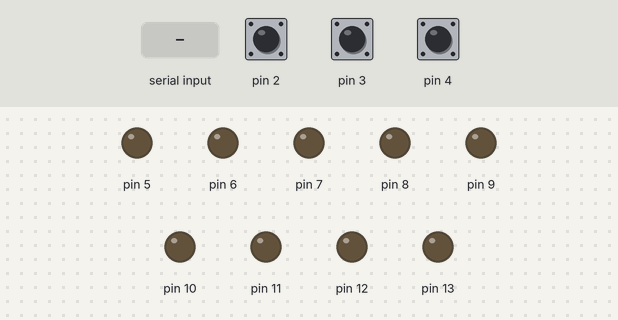
Simulated run of this sketch. Board: Arduino Uno, built with avr-gcc and run on an emulated ATmega328P. Parts: output pins drawn as LEDs (lit = HIGH). The test bench sets the inputs (shaded band); at power-on: pin 2 HIGH, pin 3 HIGH, pin 4 HIGH. What the sketch prints to the serial monitor is not drawn.

Above: at 1.2 s.
1.3 s: "0\n" received over Serial
At 2.7 s:
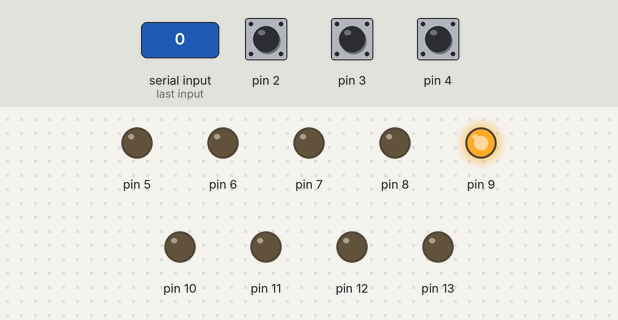
Timing chart, 0 to 4.3 s (numbered marks = the images above; inputs shaded):
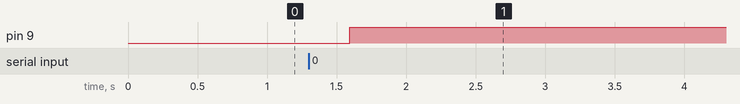

The sketch:

SerialReadWriteAM3.ino
```cpp
/*
serialReadWriteAM3 -- AM revision of PY's for Ardu <-> SmartDesktop comm;
    digi & anal inputs & reading ser bool input to control leds; uses readBytes()
    to put full input string into char[], then for loop to read it, turn lites on/off
    my v. 2 added code for strcat of float var;
    v. 3 tests various ways to re-init/clear the 'out' array each loop

    Uses: char/string array, boolean input/output, Serial.readBytes
    dtostrf (vFlt,4,3,vStr) convert float to string,
    sprintf(tempstr,"%s;",vStr);   // put numbers / string into ch array buffer
    strcat(out,tempstr)          // add buffer string to array
*/
    // global vars used in setup and loop
byte numBoolInput=3;   // how many digital switches
byte numAnalInput=2;   // how many analog inputs
byte numLites=5;       // how many LEDs controlled by serial input

char out[16],in[16],tempstr[16];  // containers for in/out strings, no values assigned (all null?)
    // is it a problem that later I add strings of one char to these arrays?
    // no, they seem to be stored as indiv char in array anyway

void setup()
{
  Serial.begin(9600);
  Serial.setTimeout(500);   // 500 mS timeout for Serial readBytes to complete read
        // configure digital pins 2-13 (0,1 are unusable); analog pins (14-19) default to INPUT
        // so could go up to i<20 in next for loop; but still need INPUT_PULLUP for dig pins;
  for (byte i=2;i<14;i++)   //  = range of digital I/O pins for Uno
    {               // so if 2 input switches, they will connect to 2,3 (and ground)
      if (i<=numBoolInput+1)   // if you have 2 switches, numBoolInput=2, so you want to
                     // configure 2 and 3 to be input
         pinMode(i, INPUT_PULLUP);       // config input pins and enable internal pullup

      else pinMode(i, OUTPUT);   // outputs for LEDs
    }   // end for

    // digitalWrite(16, HIGH);  // if using A2 as digital input or could use INPUT_PULLUP

}   // end setup

void loop()
{   while (!Serial.available());  //  stops here, then typing any char should run loop once
    delay(10);  // may help with flakiness of Serial
    // Serial.read(); // clears buffer of one char, so next loop stops at while; if you don't care about value
    // out[2]=0;     // zeros (null) 2 (3rd) element, leaves other elements intact from prev. loop
    // char out[14];  // just re-declar leaves what's there in memory
    // char out[16] = {'0'};   // re-declar puts ch 0 in [0], null others, sizeof() = 16 bytes
    char out[16] = {0};   // re-declar puts #0 (null) in all slots, sizeof() = 16 bytes
                          // whether the slots are filled or null, strlen = how many char slots
    // int out[5] = {2};   // new declar puts 2 in [0], null 0 in others; each int slot = 2 byte
                          // so sizeof() is 10, whether the slots are filled, 0, or null
   // ----------------------------------------------
    // first section reads dig/anal pins and makes a string for output somewhere
   strcat(out,"B");   // appends B to out (should be empty, all 0s (null)); works if array is char type
        // so a string is added as indiv chars: "Bx" adds B to 0, x to 1 slot; strcat can't use (out,'B')
  Serial.println("--just added B to out: ");

  for (byte i = 0; i < sizeof(out); i++) // prints what's in out[] after adding B above (debug array clear)
    {
    Serial.print(i);  // ,DEC makes it a number, but not needed here
    Serial.print(" indx = ");
       // in this line, print (+/- the ,DEC formatter) prints an int as #, char as itself;
       //.write always prints char equiv in ser mon, B if 66, blank if 0
       // with ,DEC format below, char[] elements print as their ASCII #, 0 for null, etc
    Serial.print(out[i],DEC),Serial.print('\n');   // newline
    }

  for(byte i=4; i>=2; i--)  // to read dig->bin switch correct order, D4->D2, hi -> low bit
     // normally -- for (int i=3;i<=numBoolInput+2;i++)  // starting with pin D3 going up
  {                     // read state and add 0 or 1 to out (held only B at first)
    if (digitalRead(i)==HIGH)  // pullup keeps high, so switch is open
        strcat(out,"0");   // appends string of one char, '0' doesn't work
      // out[i]= 0;  // or '0' ?
    else                // switch is closed so
       strcat(out,"1"); // put a one in array; does fx keep a \0 at end of array?
       // may have \0 from intializ and not filling completely ?
      //  out[i]=1;
  }  // end for

  Serial.println("now adding dig reads 4,3,2");  // reprint after adding 3 chars above
  for (byte i = 0; i < sizeof(out); i++)
    {
    Serial.print(i);  // index of the element
    Serial.print(" = ");  // prints the char unless you use ,DEC, then the ASCII value
    Serial.print(out[i]),Serial.print('\n');  // .write to ser mon shows char equiv of the
                                          // byte / char it gets
    }

  strcat(out,";A");  // append ;A to out
  for (int i=2;i<numAnalInput+2;i++)   // start with A2
  {         // put int values of Anal pins into tempstr (a global char array)
    sprintf(tempstr,"%d;",analogRead(i));   // so ints are now char's in tempstr array?
    strcat(out,tempstr);      // -- then appends it to out; out now holds bunch of chars, ending in '\0' ?
  }
//       // above is fine for int value, not for float; but this works: see v. AM2 for use
//  float vFlt = 4.77 *((float)analogRead(0)/1023);  // need the cast from an int var
//  char vStr[] = "0";    // make the buffer array; but put a string in it ???, how does it enlarge?
//            // dtostrf(sourceFLOAT,WIDTH,PRECISION,targetBUFFER);
//  dtostrf (vFlt,4,3,vStr);  // float now held as string array right size ?
//  sprintf(tempstr,"%s;",vStr);   // put string into tempstr
//  strcat(out,tempstr);           // -- and appends it to out

              // print at more reasonable pace
//  static byte counter = 20;   // set it once, to print on first loop
//  if(counter==20)              // then print every 20 loops
//    {
//      Serial.print("out[] holds: "), Serial.println(out);    // prints combined digital and analog data as char's
//                               // sends out data, but doesn't affect Ardu lights
//        counter = 0;     // reset after each print
//    }
//  counter++;

// ---------------------------
// second section reads input and lites some LEDs accordingly
             // .readBytes(buffer,length) puts (length) bytes into (buffer) ch array
  Serial.readBytes(in,Serial.available());  // reads all bytes in Serial buffer,
  if (strlen(in)>0)                // puts them into 'in' global char array
    {    // incoming string assumed to look like: D01100 or more,
       // but only char elements [1-5] turn lites ON / OFF
      for (int i=1;i<strlen(in);i++)       // loop thru incoming bytes starting with [1] element
       {
      if (in[i]=='0')     // turn these off
        {
        digitalWrite(i+8,LOW);    // array element 1 writes to D9, etc
        }
     // for testing of array clearing -- if these chars cleared from out array on next loop
//       else if (in[i] == '4')  // 4 anywhere in input puts x,y in array
//        {out[5] = 'x'; out[6] = 'y'; }
      else
        {             // and any non-zero turns others on
        digitalWrite(i+8,HIGH);  // 5 values write to pins D9-D13
        }
       }   // end for
   }  // end if

    Serial.print("out[] holds: "), Serial.println(out);
    Serial.print ("sizeof out is "), Serial.println(sizeof(out)); // size of array in bytes, not what's in it
    Serial.print ("strlen out is "), Serial.println(strlen(out));
 // delay(2000);

}  // end loop
```

Measured:
- after the input at 1.3 s, pin 9: LOW → HIGH after 0.30 s
